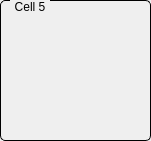
   <widget class="QGroupBox" name="groupBox_6">
    <property name="geometry">
     <rect>
      <x>10</x>
      <y>300</y>
      <width>151</width>
      <height>141</height>
     </rect>
    </property>
    <property name="styleSheet">
     <string notr="true">QGroupBox {
    border: 1px solid black;
    border-radius: 5px;
    margin-top: 0.5em;
}

QGroupBox::title {
    subcontrol-origin: margin;
    left: 10px;
    padding: 0 3px 0 3px;
}</string>
    </property>
    <property name="title">
     <string>Cell 5</string>
    </property>
    <widget class="QESimpleShape" name="qesimpleshape_101">
     <property name="geometry">
      <rect>
       <x>10</x>
       <y>30</y>
       <width>16</width>
       <height>16</height>
      </rect>
     </property>
     <property name="shape">
      <enum>QSimpleShape::circle</enum>
     </property>
     <property name="modulus">
      <number>2</number>
     </property>
     <property name="colour0" stdset="0">
      <color>
       <red>50</red>
       <green>20</green>
       <blue>20</blue>
      </color>
     </property>
     <property name="colour1" stdset="0">
      <color>
       <red>240</red>
       <green>5</green>
       <blue>5</blue>
      </color>
     </property>
     <property name="variable" stdset="0">
      <string>BOC$(cell)-CO-SB1:isInterlock</string>
     </property>
     <property name="variableSubstitutions" stdset="0">
      <string>cell=05</string>
     </property>
     <property name="displayAlarmStateOption" stdset="0">
      <enum>QE::Never</enum>
     </property>
    </widget>
    <widget class="QESubstitutedLabel" name="qesubstitutedlabel_101">
     <property name="geometry">
      <rect>
       <x>30</x>
       <y>30</y>
       <width>110</width>
       <height>17</height>
      </rect>
     </property>
     <property name="alignment">
      <set>Qt::AlignCenter</set>
     </property>
     <property name="labelText" stdset="0">
      <string>BOC$(cell)-CO-SB1</string>
     </property>
     <property name="textSubstitutions" stdset="0">
      <string>cell=01</string>
     </property>
    </widget>
    <widget class="QESubstitutedLabel" name="qesubstitutedlabel_102">
     <property name="geometry">
      <rect>
       <x>30</x>
       <y>50</y>
       <width>110</width>
       <height>17</height>
      </rect>
     </property>
     <property name="alignment">
      <set>Qt::AlignCenter</set>
     </property>
     <property name="labelText" stdset="0">
      <string>BOC$(cell)-CO-SB2</string>
     </property>
     <property name="textSubstitutions" stdset="0">
      <string>cell=01</string>
     </property>
    </widget>
    <widget class="QESimpleShape" name="qesimpleshape_102">
     <property name="geometry">
      <rect>
       <x>10</x>
       <y>50</y>
       <width>16</width>
       <height>16</height>
      </rect>
     </property>
     <property name="shape">
      <enum>QSimpleShape::circle</enum>
     </property>
     <property name="modulus">
      <number>2</number>
     </property>
     <property name="colour0" stdset="0">
      <color>
       <red>50</red>
       <green>20</green>
       <blue>20</blue>
      </color>
     </property>
     <property name="colour1" stdset="0">
      <color>
       <red>240</red>
       <green>5</green>
       <blue>5</blue>
      </color>
     </property>
     <property name="variable" stdset="0">
      <string>BOC$(cell)-CO-SB2:isInterlock</string>
     </property>
     <property name="variableSubstitutions" stdset="0">
      <string>cell=05</string>
     </property>
     <property name="displayAlarmStateOption" stdset="0">
      <enum>QE::Never</enum>
     </property>
    </widget>
    <widget class="QESubstitutedLabel" name="qesubstitutedlabel_103">
     <property name="geometry">
      <rect>
       <x>30</x>
       <y>70</y>
       <width>110</width>
       <height>17</height>
      </rect>
     </property>
     <property name="alignment">
      <set>Qt::AlignCenter</set>
     </property>
     <property name="labelText" stdset="0">
      <string>BOC$(cell)-CO-SB3</string>
     </property>
     <property name="textSubstitutions" stdset="0">
      <string>cell=01</string>
     </property>
    </widget>
    <widget class="QESimpleShape" name="qesimpleshape_103">
     <property name="geometry">
      <rect>
       <x>10</x>
       <y>70</y>
       <width>16</width>
       <height>16</height>
      </rect>
     </property>
     <property name="shape">
      <enum>QSimpleShape::circle</enum>
     </property>
     <property name="modulus">
      <number>2</number>
     </property>
     <property name="colour0" stdset="0">
      <color>
       <red>50</red>
       <green>20</green>
       <blue>20</blue>
      </color>
     </property>
     <property name="colour1" stdset="0">
      <color>
       <red>240</red>
       <green>5</green>
       <blue>5</blue>
      </color>
     </property>
     <property name="variable" stdset="0">
      <string>BOC$(cell)-CO-SB3:isInterlock</string>
     </property>
     <property name="variableSubstitutions" stdset="0">
      <string>cell=05</string>
     </property>
     <property name="displayAlarmStateOption" stdset="0">
      <enum>QE::Never</enum>
     </property>
    </widget>
    <widget class="QESubstitutedLabel" name="qesubstitutedlabel_104">
     <property name="geometry">
      <rect>
       <x>30</x>
       <y>90</y>
       <width>110</width>
       <height>17</height>
      </rect>
     </property>
     <property name="alignment">
      <set>Qt::AlignCenter</set>
     </property>
     <property name="labelText" stdset="0">
      <string>BOC$(cell)-CO-SB4</string>
     </property>
     <property name="textSubstitutions" stdset="0">
      <string>cell=01</string>
     </property>
    </widget>
    <widget class="QESimpleShape" name="qesimpleshape_104">
     <property name="geometry">
      <rect>
       <x>10</x>
       <y>90</y>
       <width>16</width>
       <height>16</height>
      </rect>
     </property>
     <property name="shape">
      <enum>QSimpleShape::circle</enum>
     </property>
     <property name="modulus">
      <number>2</number>
     </property>
     <property name="colour0" stdset="0">
      <color>
       <red>50</red>
       <green>20</green>
       <blue>20</blue>
      </color>
     </property>
     <property name="colour1" stdset="0">
      <color>
       <red>240</red>
       <green>5</green>
       <blue>5</blue>
      </color>
     </property>
     <property name="variable" stdset="0">
      <string>BOC$(cell)-CO-SB4:isInterlock</string>
     </property>
     <property name="variableSubstitutions" stdset="0">
      <string>cell=05</string>
     </property>
     <property name="displayAlarmStateOption" stdset="0">
      <enum>QE::Never</enum>
     </property>
    </widget>
    <widget class="QESubstitutedLabel" name="qesubstitutedlabel_105">
     <property name="geometry">
      <rect>
       <x>30</x>
       <y>110</y>
       <width>110</width>
       <height>17</height>
      </rect>
     </property>
     <property name="alignment">
      <set>Qt::AlignCenter</set>
     </property>
     <property name="labelText" stdset="0">
      <string>BOC$(cell)-CO-SB5</string>
     </property>
     <property name="textSubstitutions" stdset="0">
      <string>cell=01</string>
     </property>
    </widget>
    <widget class="QESimpleShape" name="qesimpleshape_105">
     <property name="geometry">
      <rect>
       <x>10</x>
       <y>110</y>
       <width>16</width>
       <height>16</height>
      </rect>
     </property>
     <property name="shape">
      <enum>QSimpleShape::circle</enum>
     </property>
     <property name="modulus">
      <number>2</number>
     </property>
     <property name="colour0" stdset="0">
      <color>
       <red>50</red>
       <green>20</green>
       <blue>20</blue>
      </color>
     </property>
     <property name="colour1" stdset="0">
      <color>
       <red>240</red>
       <green>5</green>
       <blue>5</blue>
      </color>
     </property>
     <property name="variable" stdset="0">
      <string>BOC$(cell)-CO-SB5:isInterlock</string>
     </property>
     <property name="variableSubstitutions" stdset="0">
      <string>cell=05</string>
     </property>
     <property name="displayAlarmStateOption" stdset="0">
      <enum>QE::Never</enum>
     </property>
    </widget>
   </widget>
